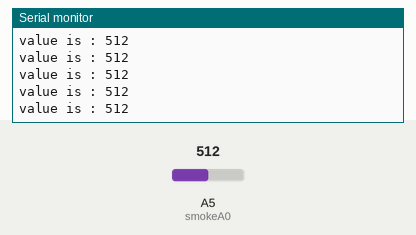
A sketch run on a simulated Arduino Uno, built with avr-gcc and run on an emulated ATmega328P. On the bench: the last lines printed to the serial monitor. The inputs (shaded band) are chosen by the test bench; at power-on: A5 (smokeA0) = 512.

Above: at 1.2 s.
1.3 s: A5 (smokeA0) set to 716
At 1.31 s:
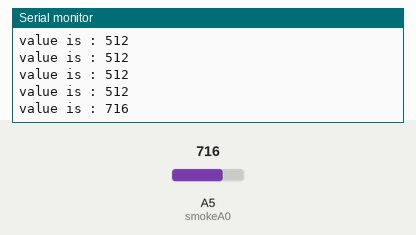
2.8 s: A5 (smokeA0) set to 900
At 2.82 s:
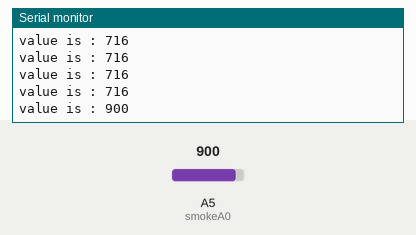
Timing chart, 0 to 5.8 s (numbered marks = the images above; inputs shaded):
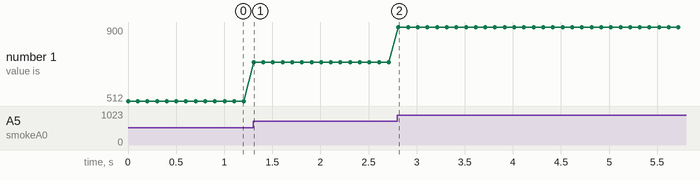

Measured:
- after the input at 1.3 s, the serial monitor: prints a new line at once (image 1)
- after the input at 2.8 s, the serial monitor: prints a new line at once (image 2)
- plotted number 1: 512 → 716 after the input at 1.3 s, 716 → 900 after the input at 2.8 s

The sketch:

smoke_sensor_analog2.ino
```cpp
# define smokeA0 A5

void setup()
{
  pinMode(smokeA0, INPUT);
  Serial.begin(9600);
}

void loop(){
  int analogSensor = analogRead(smokeA0);
  Serial.print("value is : ");
  Serial.println(analogSensor);
  delay(100);

}
```
